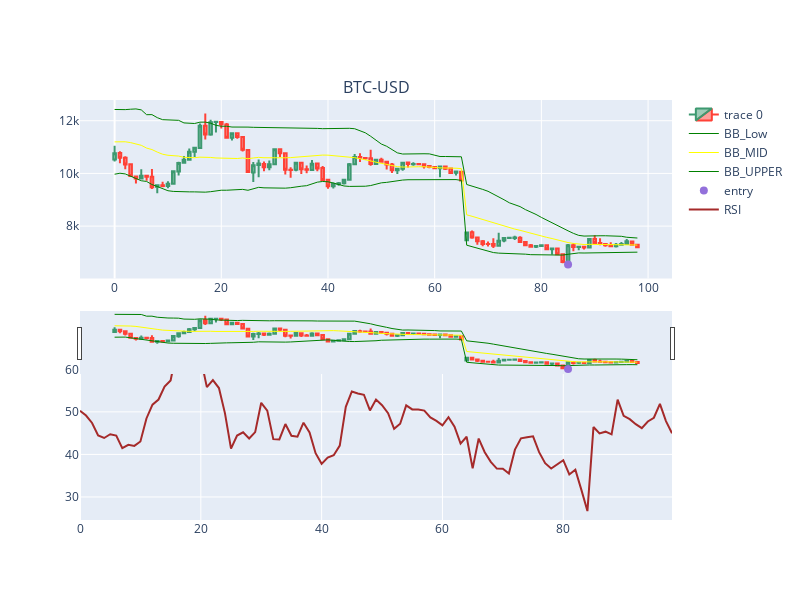

Source (notebook cell):
### Code cell
st=0
for name, df in report_dict.items():
    dfpl = df[st:st+350]

    # Create a plot with 2 rows
    fig = make_subplots(rows=2, cols=1, column_titles=[name])

    # Add candlestick plot on the first row
    fig.add_trace(go.Candlestick(x=dfpl.index,
                                open=dfpl['Open'],
                                high=dfpl['High'],
                                low=dfpl['Low'],
                                close=dfpl['Close']),
                row=1, col=1)

    # Add Bollinger Bands, EMA lines on the same subplot
    fig.add_trace(go.Scatter(x=dfpl.index, y=dfpl['bb_low'],
                            line=dict(color='green', width=1),
                            name="BB_Low"),
                row=1, col=1)
    
    fig.add_trace(go.Scatter(x=dfpl.index, y=dfpl['bb_mid'],
                            line=dict(color='yellow', width=1),
                            name="BB_MID"),
                row=1, col=1)

    fig.add_trace(go.Scatter(x=dfpl.index, y=dfpl['bb_up'],
                            line=dict(color='green', width=1),
                            name="BB_UPPER"),
                row=1, col=1)

    # Add markers for trade entry points on the same subplot
    fig.add_trace(go.Scatter(x=dfpl.index, y=dfpl['pointpos'], mode="markers",
                            marker=dict(size=8, color="MediumPurple"),
                            name="entry"),
                row=1, col=1)

    # Add markers for trade entry points on the same subplot
    fig.add_trace(go.Scatter(x=dfpl.index, y=dfpl['rsi'], 
                            line=dict(color='brown', width=2),
                            name="RSI"),
                row=2, col=1)

    fig.update_layout(width=800, height=600, sliders=[])
    fig.show()
